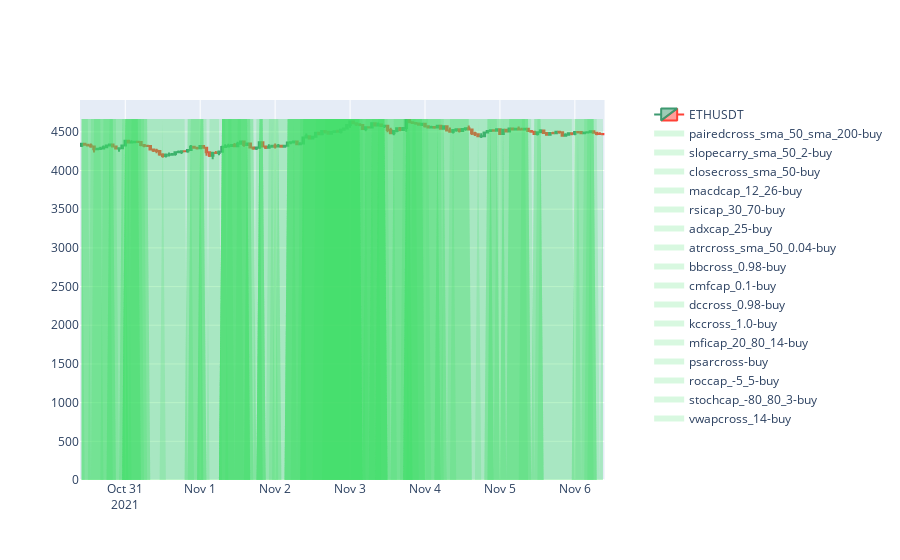

Here is the notebook cell this chart was saved with:
### Code cell
kline.plot(24*7, signals=kline.signals)

### Figure 1 — Plotly figure (JSON) as saved in the notebook; plotly's stock layout.template omitted (floating-point values rounded to 4 significant figures; data arrays with more than 128 entries replaced by an {"elided": "..."} marker saying what was removed)
{"data": [{"close": {"elided": "168 float values"}, "high": {"elided": "168 float values"}, "low": {"elided": "168 float values"}, "name": "ETHUSDT", "open": {"elided": "168 float values"}, "type": "candlestick", "x": {"elided": "168 str values"}}, {"fill": "tozeroy", "fillcolor": "rgba(60, 220, 100, 0.2)", "mode": "none", "name": "pairedcross_sma_50_sma_200-buy", "type": "scatter", "x": {"elided": "168 str values"}, "y": {"elided": "168 float values"}}, {"fill": "tozeroy", "fillcolor": "rgba(60, 220, 100, 0.2)", "mode": "none", "name": "slopecarry_sma_50_2-buy", "type": "scatter", "x": {"elided": "168 str values"}, "y": {"elided": "168 float values"}}, {"fill": "tozeroy", "fillcolor": "rgba(60, 220, 100, 0.2)", "mode": "none", "name": "closecross_sma_50-buy", "type": "scatter", "x": {"elided": "168 str values"}, "y": {"elided": "168 float values"}}, {"fill": "tozeroy", "fillcolor": "rgba(60, 220, 100, 0.2)", "mode": "none", "name": "macdcap_12_26-buy", "type": "scatter", "x": {"elided": "168 str values"}, "y": {"elided": "168 float values"}}, {"fill": "tozeroy", "fillcolor": "rgba(60, 220, 100, 0.2)", "mode": "none", "name": "rsicap_30_70-buy", "type": "scatter", "x": {"elided": "168 str values"}, "y": {"elided": "168 float values"}}, {"fill": "tozeroy", "fillcolor": "rgba(60, 220, 100, 0.2)", "mode": "none", "name": "adxcap_25-buy", "type": "scatter", "x": {"elided": "168 str values"}, "y": {"elided": "168 float values"}}, {"fill": "tozeroy", "fillcolor": "rgba(60, 220, 100, 0.2)", "mode": "none", "name": "atrcross_sma_50_0.04-buy", "type": "scatter", "x": {"elided": "168 str values"}, "y": {"elided": "168 float values"}}, {"fill": "tozeroy", "fillcolor": "rgba(60, 220, 100, 0.2)", "mode": "none", "name": "bbcross_0.98-buy", "type": "scatter", "x": {"elided": "168 str values"}, "y": {"elided": "168 float values"}}, {"fill": "tozeroy", "fillcolor": "rgba(60, 220, 100, 0.2)", "mode": "none", "name": "cmfcap_0.1-buy", "type": "scatter", "x": {"elided": "168 str values"}, "y": {"elided": "168 float values"}}, {"fill": "tozeroy", "fillcolor": "rgba(60, 220, 100, 0.2)", "mode": "none", "name": "dccross_0.98-buy", "type": "scatter", "x": {"elided": "168 str values"}, "y": {"elided": "168 float values"}}, {"fill": "tozeroy", "fillcolor": "rgba(60, 220, 100, 0.2)", "mode": "none", "name": "kccross_1.0-buy", "type": "scatter", "x": {"elided": "168 str values"}, "y": {"elided": "168 float values"}}, {"fill": "tozeroy", "fillcolor": "rgba(60, 220, 100, 0.2)", "mode": "none", "name": "mficap_20_80_14-buy", "type": "scatter", "x": {"elided": "168 str values"}, "y": {"elided": "168 float values"}}, {"fill": "tozeroy", "fillcolor": "rgba(60, 220, 100, 0.2)", "mode": "none", "name": "psarcross-buy", "type": "scatter", "x": {"elided": "168 str values"}, "y": {"elided": "168 float values"}}, {"fill": "tozeroy", "fillcolor": "rgba(60, 220, 100, 0.2)", "mode": "none", "name": "roccap_-5_5-buy", "type": "scatter", "x": {"elided": "168 str values"}, "y": {"elided": "168 int values"}}, {"fill": "tozeroy", "fillcolor": "rgba(60, 220, 100, 0.2)", "mode": "none", "name": "stochcap_-80_80_3-buy", "type": "scatter", "x": {"elided": "168 str values"}, "y": {"elided": "168 float values"}}, {"fill": "tozeroy", "fillcolor": "rgba(60, 220, 100, 0.2)", "mode": "none", "name": "vwapcross_14-buy", "type": "scatter", "x": {"elided": "168 str values"}, "y": {"elided": "168 float values"}}], "layout": {"xaxis": {"anchor": "y", "domain": [0, 0.94], "rangeslider": {"visible": false}}, "yaxis": {"anchor": "x", "domain": [0, 1]}, "yaxis2": {"anchor": "x", "overlaying": "y", "side": "right"}}}
